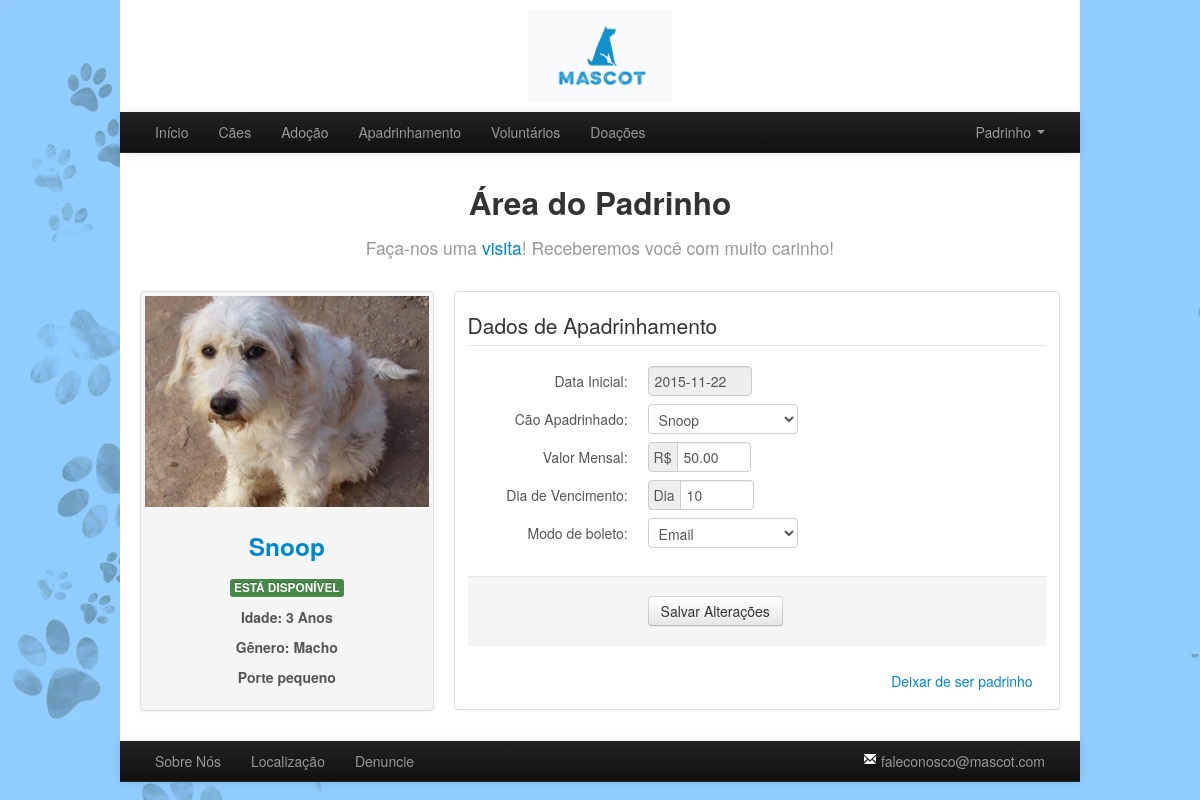
Screenshot of /paginas/padrinho/area_padrinho.php (signed in) with the database file from the repository.
### tables this page shows
CREATE TABLE `t_padrinho` (
  `id_padrinho` int(11) NOT NULL,
  `id_cao` int(11) DEFAULT NULL,
  `valor_mensal` decimal(10,2) DEFAULT NULL,
  `dia_vencimento` int(2) DEFAULT NULL,
  `modo_boleto` varchar(15) DEFAULT NULL,
  `data_apadrinhamento` date DEFAULT NULL
);

CREATE TABLE `t_cao` (
  `id_cao` int(11) NOT NULL,
  `nome` varchar(50) NOT NULL,
  `genero` varchar(10) DEFAULT NULL,
  `idade` int(2) DEFAULT NULL,
  `porte` varchar(10) DEFAULT NULL,
  `status_disponivel` bit(1) DEFAULT b'1',
  `src_imagem` varchar(255) DEFAULT NULL
);

### php_default/controle_login.php (called while the page is built, shortened)
<?php
function getId_usuario() {
    if (isset($_SESSION['id_usuario'])) {
        return $_SESSION['id_usuario'];
    }
}

### php_default/registro_caes.php (called while the page is built, shortened)
<?php
include ('conexao_bd.php');
$queryCaes = "select * from t_cao";
$resultCaes = mysqli_query($link, $queryCaes);
while ($row = mysqli_fetch_assoc($resultCaes)) {
    $id = $row['id_cao'];
    $nome = $row['nome'];
    $genero = $row['genero'];
    $idade = $row['idade'];
    $porte = $row['porte'];
    $status_disponivel = (bool)$row['status_disponivel'];
    $src_imagem = $row['src_imagem'];
    $cao[$id]["id_cao"] = $id;
    $cao[$id]["nome"] = $nome;
    $cao[$id]["genero"] = $genero;
    $cao[$id]["idade"] = $idade;
    $cao[$id]["porte"] = $porte;
    $cao[$id]["status_disponivel"] = $status_disponivel;
    $cao[$id]["src_imagem"] = $src_imagem;
}
function getNome_cao($id) {
    global $cao;
    return $cao[$id]["nome"];
}
function getGenero_cao($id) {
    global $cao;
    return $cao[$id]["genero"];
}
function getIdade_cao($id) {
    global $cao;
    return $cao[$id]["idade"];
}
function getPorte_cao($id) {
    global $cao;
    return $cao[$id]["porte"];
}
function getStatus_disponivel_cao($id) {
    global $cao;
    return $cao[$id]["status_disponivel"];
}
function getSrc_imagem_cao($id) {
    global $cao;
    return $cao[$id]["src_imagem"];
}

### paginas/padrinho/area_padrinho.php (the view, shortened to what this page needs)
<?php
include '../../php_default/controle_login.php';
$queryPadrinho = "SELECT * FROM t_padrinho WHERE id_padrinho='" . getId_usuario() . "'";
$resultPadrinho = mysqli_query($link, $queryPadrinho);
while ($row = mysqli_fetch_assoc($resultPadrinho)) {
    $id_cao_atual = $row['id_cao'];
    $valor_mensal = $row['valor_mensal'];
    $dia_vencimento = $row['dia_vencimento'];
    $modo_boleto = $row['modo_boleto'];
    $data_apadrinhamento = $row['data_apadrinhamento'];
}
?>
<!DOCTYPE html>
<html>
    <head>
        <link href="../../ferramentas_externas/bootstrap/css/bootstrap.css" rel="stylesheet" media="screen">
        <link rel="stylesheet" type="text/css" href="../../css/layout_default.css" />
        <link rel="stylesheet" type="text/css" href="../../css/ficha_cao.css" />
        <link rel="stylesheet" type="text/css" href="../../css/padrinho/area_padrinho.css" />
        <?php include('../../php_default/registro_caes.php'); ?>
    </head>
    <body>
        <div class="container mycontainer">
            <header>
                <?php
                include('../../php_default/header_e_footer/header.php');
                ?>
            </header>
            <article>
                <div class="cabecalho center">
                    <h2>Área do Padrinho<br/>
                        <small>
                            Faça-nos uma <a href="../localizacao.php">visita</a>! Receberemos você com muito carinho!
                        </small>
                    </h2>
                </div>
                <div class="row-fluid">
                    <ul class="thumbnails">
                        <li class="span4">
                            <div class="thumbnail mythumbnail" id="ficha-cao">
                                <img src="../../<?php echo getSrc_imagem_cao($id_cao_atual); ?>" class="imgCao" alt="<?php echo getNome_cao($id_cao_atual); ?>" title="<?php echo getNome_cao($id_cao_atual); ?>">
                                <div class="caption center">
                                    <h3><?php echo getNome_cao($id_cao_atual); ?></h3>
                                    <?php
                                    if (getStatus_disponivel_cao($id_cao_atual)) {
                                        echo"<p class='center'><span class='label label-success'>ESTÁ DISPONÍVEL</span></p>";
                                    } else {
                                        echo"<p class='center'><span class='label label-important'>NÃO ESTÁ DISPONÍVEL</span></p>";
                                    }
                                    ?>
                                    <p><strong>Idade: <?php echo getIdade_cao($id_cao_atual); ?> Anos</strong></p>
                                    <p><strong>Gênero: <?php echo getGenero_cao($id_cao_atual); ?></strong></p>
                                    <p><strong>Porte <?php echo getPorte_cao($id_cao_atual); ?></strong></p>
                                </div>
                            </div>
                        </li>
                        <li id="areaPadrinho">
                            <div class="thumbnail mythumbnail">
                                <div class="caption">
                                    <form action="../../php_paginas/padrinho/alterar_dados_padrinho.php" method="post" id="formPadrinho" class="form-horizontal">
                                        <fieldset>
                                            <legend>Dados de Apadrinhamento</legend>
                                            <div class="campo">
                                                <label class="control-label">Data Inicial:</label>
                                                <div class="controls">
                                                    <input class="input-small" type="text" name="data_apadrinhamento" value="<?php echo $data_apadrinhamento; ?>" disabled>
                                                </div>
                                            </div>
                                            <div class="campo">
                                                <label class="control-label">Cão Apadrinhado:</label>
                                                <div class="controls">
                                                    <select class="input-medium" name="id_cao">
                                                        <?php
                                                        foreach ($cao as $cao) {
                                                            $selected = "";
                                                            if ($cao['id_cao'] == $id_cao_atual) {
                                                                $selected = "selected";
                                                            }
                                                            if ($cao['status_disponivel']) {
                                                                echo "<option value='" . $cao['id_cao'] . "' $selected>" . $cao['nome'] . "</option> ";
                                                            }
                                                        }
                                                        ?>
                                                    </select>
                                                </div>
                                            </div>
                                            <div class="campo">
                                                <label class="control-label">Valor Mensal:</label>
                                                <div class="controls input-prepend">
                                                    <span class="add-on">R$</span>
                                                    <input class="input-mini" type="text" name="valor_mensal" maxlength="7" value="<?php echo $valor_mensal; ?>" required>
                                                </div>
                                            </div>
                                            <div class="campo">
                                                <label class="control-label">Dia de Vencimento:</label>
                                                <div class="controls input-prepend">
                                                    <span class="add-on">Dia</span>
                                                    <input class="input-mini" type="text" name="dia_vencimento" maxlength="2" value="<?php echo $dia_vencimento; ?>" required>
                                                </div>
                                            </div>
                                            <div class="campo">
                                                <label class="control-label">Modo de boleto:</label>
                                                <div class="controls">
                                                    <select class="input-medium" name="modo_boleto">
                                                        <option value="Email" <?php echo $modo_boleto == 'Email' ? "selected" : "" ?>>Email</option>
                                                    </select>
                                                </div>
                                            </div>
                                        </fieldset>
                                        <div class="form-actions">
                                            <button type="submit" class="btn">Salvar Alterações</button>
                                        </div>
                                    </form>
                                    <p id="desistir"><a class="btn btn-link" href="../confirmacao.php?func=noPadrinho">Deixar de ser padrinho</a></p>
                                </div>
                            </div>
                        </li>
                    </ul>
                </div>
            </article>
            <footer>
                <?php
                include('../../php_default/header_e_footer/footer.php');
                ?>
            </footer>
        </div>
    </body>
</html>

### css/layout_default.css (style rules this page uses)
body { background-image: url("../img/background-22.png"); }
.mycontainer { background-color: white; width: 960px; }
article { padding: 20px 20px; }
.cabecalho { display: block; margin-bottom: 3%; }
.center { text-align: center; }
.mythumbnail h3 { color: #0088cc; }
.imgCao { width: 284px; height: 211px; }

### css/ficha_cao.css (style rules this page uses)
#ficha-cao { background-color: #F5F5F5; }
form, .alertIn { margin-bottom: 0; }
li.span4 { margin-bottom: 0px; }

### css/padrinho/area_padrinho.css (style rules this page uses)
#areaPadrinho { width: 606px; margin-bottom: 0; }
.campo { margin-bottom: 8px; }
div.controls.input-prepend { margin-left: 20px; }
#desistir { text-align: right; margin-bottom: 0; }

### rows the page displays
t_padrinho: id_cao.src_imagem (picture), id_cao.nome "Snoop", id_cao.idade "3", id_cao.genero "Macho", id_cao.porte "pequeno", data_apadrinhamento "2015-11-22", valor_mensal "50.00", dia_vencimento "10", modo_boleto "Email"

### other values shown
getPrimeiroNome_usuario() "Padrinho"
form field id_cao "Snoop"
